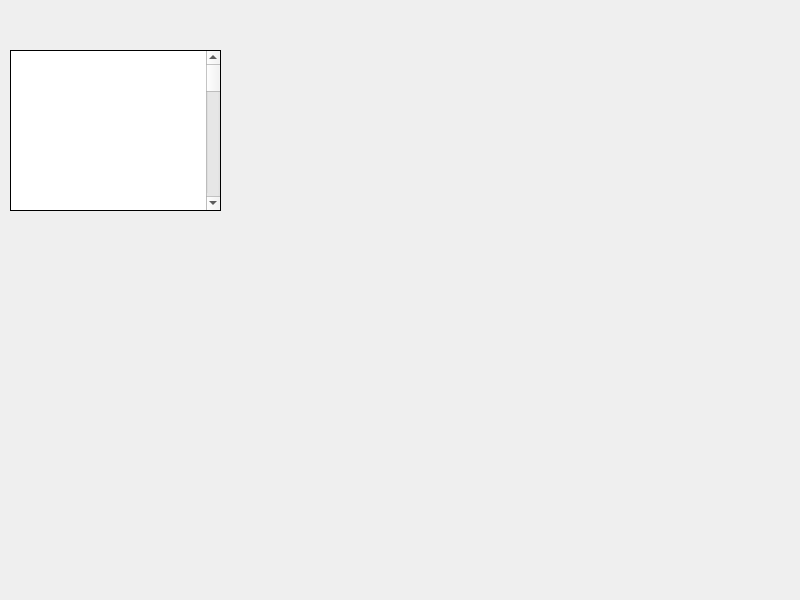
<?xml version="1.0" encoding="UTF-8"?>
<ui version="4.0">
 <class>MainWindow</class>
 <widget class="QMainWindow" name="MainWindow">
  <property name="geometry">
   <rect>
    <x>0</x>
    <y>0</y>
    <width>800</width>
    <height>600</height>
   </rect>
  </property>
  <property name="windowTitle">
   <string>MainWindow</string>
  </property>
  <widget class="QWidget" name="centralwidget">
   <widget class="QTableWidget" name="tableWidget">
    <property name="geometry">
     <rect>
      <x>10</x>
      <y>50</y>
      <width>211</width>
      <height>161</height>
     </rect>
    </property>
    <property name="frameShape">
     <enum>QFrame::Box</enum>
    </property>
    <property name="frameShadow">
     <enum>QFrame::Plain</enum>
    </property>
    <property name="lineWidth">
     <number>1</number>
    </property>
    <property name="horizontalScrollBarPolicy">
     <enum>Qt::ScrollBarAlwaysOff</enum>
    </property>
    <property name="dragEnabled">
     <bool>true</bool>
    </property>
    <property name="alternatingRowColors">
     <bool>false</bool>
    </property>
    <property name="gridStyle">
     <enum>Qt::NoPen</enum>
    </property>
    <property name="rowCount">
     <number>100</number>
    </property>
    <property name="columnCount">
     <number>3</number>
    </property>
    <attribute name="horizontalHeaderVisible">
     <bool>false</bool>
    </attribute>
    <attribute name="horizontalHeaderDefaultSectionSize">
     <number>400</number>
    </attribute>
    <attribute name="horizontalHeaderHighlightSections">
     <bool>true</bool>
    </attribute>
    <attribute name="verticalHeaderVisible">
     <bool>false</bool>
    </attribute>
    <attribute name="verticalHeaderDefaultSectionSize">
     <number>32</number>
    </attribute>
    <row>
     <property name="text">
      <string>1</string>
     </property>
    </row>
    <row>
     <property name="text">
      <string>2</string>
     </property>
    </row>
    <row>
     <property name="text">
      <string>3</string>
     </property>
    </row>
    <row/>
    <row/>
    <row/>
    <row/>
    <row/>
    <row/>
    <row/>
    <row/>
    <row/>
    <row/>
    <row/>
    <row/>
    <row/>
    <row/>
    <row/>
    <row/>
    <row/>
    <row/>
    <row/>
    <row/>
    <row/>
    <row/>
    <row/>
    <row/>
    <row/>
    <row/>
    <row/>
    <row/>
    <row/>
    <row/>
    <row/>
    <row/>
    <row/>
    <row/>
    <row/>
    <row/>
    <row/>
    <row/>
    <row/>
    <row/>
    <row/>
    <row/>
    <row/>
    <row/>
    <row/>
    <row/>
    <row/>
    <row/>
    <row/>
    <row/>
    <row/>
    <row/>
    <row/>
    <row/>
    <row/>
    <row/>
    <row/>
    <row/>
    <row/>
    <row/>
    <row/>
    <row/>
    <row/>
    <row/>
    <row/>
    <row/>
    <row/>
    <row/>
    <row/>
    <row/>
    <row/>
    <row/>
    <row/>
    <row/>
    <row/>
    <row/>
    <row/>
    <row/>
    <row/>
    <row/>
    <row/>
    <row/>
    <row/>
    <row/>
    <row/>
    <row/>
    <row/>
    <row/>
    <row/>
    <row/>
    <row/>
    <row/>
    <row/>
    <row/>
    <row/>
    <row/>
    <row/>
    <column>
     <property name="text">
      <string>a</string>
     </property>
    </column>
    <column/>
    <column/>
   </widget>
  </widget>
 </widget>
 <resources/>
 <connections/>
</ui>
